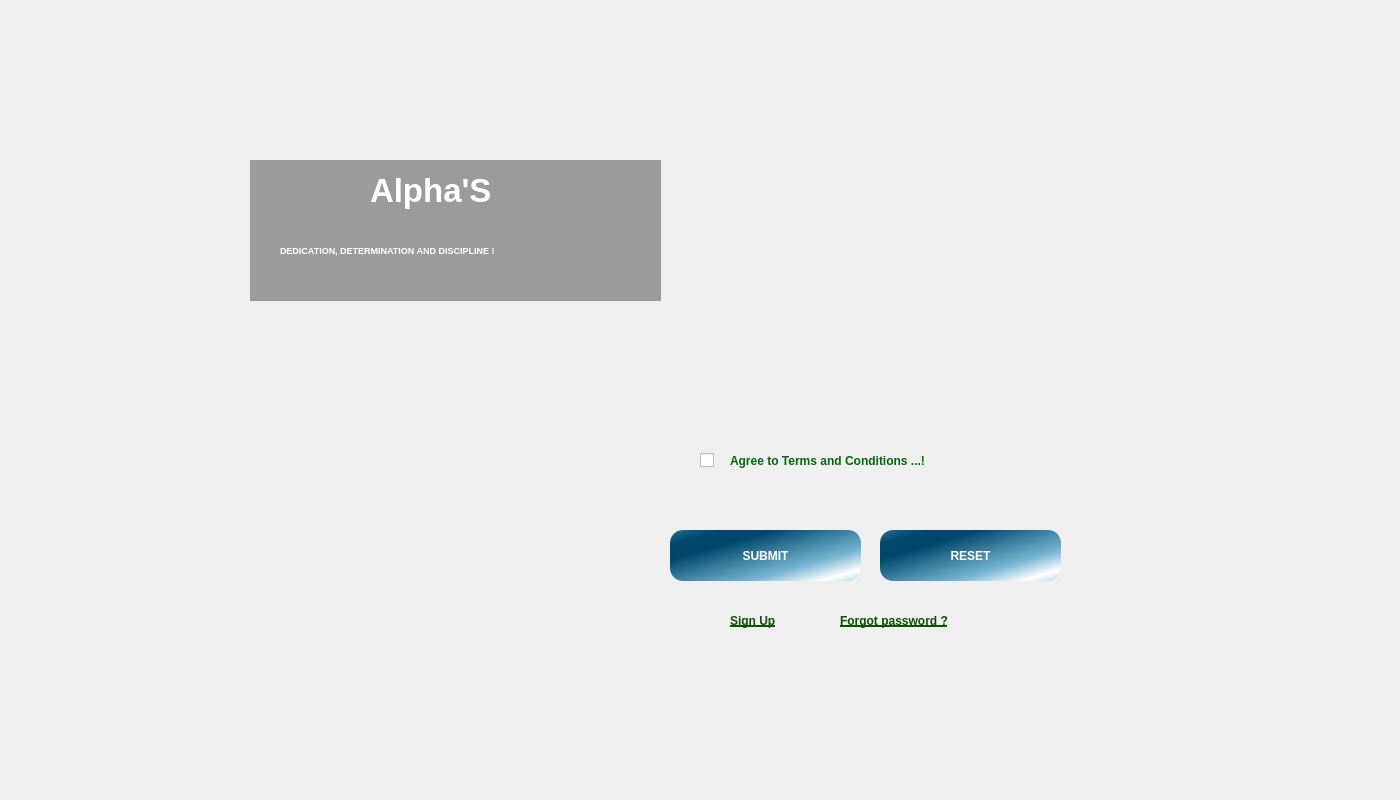
<?xml version="1.0" encoding="UTF-8"?>
<ui version="4.0">
 <class>signupDialog</class>
 <widget class="QDialog" name="signupDialog">
  <property name="geometry">
   <rect>
    <x>0</x>
    <y>0</y>
    <width>1400</width>
    <height>800</height>
   </rect>
  </property>
  <property name="windowTitle">
   <string>LOG-IN</string>
  </property>
  <property name="windowIcon">
   <iconset resource="imagesrc.qrc">
    <normaloff>:/image/batman.png</normaloff>:/image/batman.png</iconset>
  </property>
  <property name="styleSheet">
   <string notr="true">#signupDialog{
border-image: url(:/image/lo.PNG);
}</string>
  </property>
  <widget class="QLabel" name="label_8">
   <property name="geometry">
    <rect>
     <x>450</x>
     <y>720</y>
     <width>791</width>
     <height>71</height>
    </rect>
   </property>
   <property name="styleSheet">
    <string notr="true">QLabel{
	font: 75 12pt &quot;MS Shell Dlg 2&quot;;
   font:bold;
   color:white;
}</string>
   </property>
   <property name="text">
    <string/>
   </property>
  </widget>
  <widget class="QPushButton" name="pushButton_4">
   <property name="geometry">
    <rect>
     <x>50</x>
     <y>20</y>
     <width>71</width>
     <height>71</height>
    </rect>
   </property>
   <property name="cursor">
    <cursorShape>PointingHandCursor</cursorShape>
   </property>
   <property name="styleSheet">
    <string notr="true">border:2px solid transparent;</string>
   </property>
   <property name="text">
    <string/>
   </property>
  </widget>
  <widget class="QPushButton" name="pushButton_8">
   <property name="geometry">
    <rect>
     <x>910</x>
     <y>80</y>
     <width>141</width>
     <height>71</height>
    </rect>
   </property>
   <property name="cursor">
    <cursorShape>PointingHandCursor</cursorShape>
   </property>
   <property name="styleSheet">
    <string notr="true">border:2px solid transparent;</string>
   </property>
   <property name="text">
    <string/>
   </property>
  </widget>
  <widget class="QLineEdit" name="lineEdit_2">
   <property name="geometry">
    <rect>
     <x>700</x>
     <y>250</y>
     <width>341</width>
     <height>51</height>
    </rect>
   </property>
   <property name="styleSheet">
    <string notr="true">QLineEdit{
	border:2px solid transparent;
	font: 75 13pt &quot;Calibri&quot;;
font:bold;
background : transparent;
}</string>
   </property>
   <property name="text">
    <string/>
   </property>
  </widget>
  <widget class="QLabel" name="label_4">
   <property name="geometry">
    <rect>
     <x>730</x>
     <y>440</y>
     <width>311</width>
     <height>41</height>
    </rect>
   </property>
   <property name="styleSheet">
    <string notr="true">color:rgb(4, 103, 11);
font: 75 italic 8pt &quot;Arial&quot;;
font : bold;</string>
   </property>
   <property name="text">
    <string>Agree to Terms and Conditions ...!</string>
   </property>
  </widget>
  <widget class="QPushButton" name="pushButton_7">
   <property name="geometry">
    <rect>
     <x>720</x>
     <y>450</y>
     <width>331</width>
     <height>22</height>
    </rect>
   </property>
   <property name="cursor">
    <cursorShape>PointingHandCursor</cursorShape>
   </property>
   <property name="styleSheet">
    <string notr="true">border:2px solid transparent;</string>
   </property>
   <property name="text">
    <string/>
   </property>
  </widget>
  <widget class="QLineEdit" name="lineEdit">
   <property name="geometry">
    <rect>
     <x>700</x>
     <y>370</y>
     <width>291</width>
     <height>51</height>
    </rect>
   </property>
   <property name="cursor">
    <cursorShape>IBeamCursor</cursorShape>
   </property>
   <property name="styleSheet">
    <string notr="true">QLineEdit{
	background :transparent;
	font: 75 13pt &quot;Calibri&quot;;
font:bold;
border:2px solid transparent;
}</string>
   </property>
   <property name="text">
    <string/>
   </property>
   <property name="echoMode">
    <enum>QLineEdit::Password</enum>
   </property>
  </widget>
  <widget class="QPushButton" name="pushButton_3">
   <property name="geometry">
    <rect>
     <x>880</x>
     <y>530</y>
     <width>181</width>
     <height>51</height>
    </rect>
   </property>
   <property name="cursor">
    <cursorShape>PointingHandCursor</cursorShape>
   </property>
   <property name="styleSheet">
    <string notr="true">QPushButton{
border:none;
	border-bottom-color: rgb(255, 255, 255);
color:white;
	
	font: 14pt &quot;Arial&quot;;
font:bold;
border-radius : 13px;
	background-color: qlineargradient(spread:reflect, x1:0.213, y1:0.210409, x2:0.910112, y2:0.869, stop:0.106742 rgba(0, 72, 107, 255), stop:0.41573 rgba(61, 129, 162, 255), stop:0.719101 rgba(119, 180, 210, 255), stop:1 rgba(255, 255, 255, 255));
}
QPushButton:hover{
background-color: qlineargradient(spread:reflect, x1:0.213, y1:0.210409, x2:0.910112, y2:0.869, stop:0.106742 rgba(0, 72, 130, 220), stop:0.41573 rgba(61, 110, 180, 255), stop:0.719101 rgba(119, 200, 210, 255), stop:1 rgba(255, 215, 235, 225));
color:white;
border:none;
font:bold;
}</string>
   </property>
   <property name="text">
    <string>RESET</string>
   </property>
  </widget>
  <widget class="QPushButton" name="pushButton_2">
   <property name="geometry">
    <rect>
     <x>670</x>
     <y>530</y>
     <width>191</width>
     <height>51</height>
    </rect>
   </property>
   <property name="cursor">
    <cursorShape>PointingHandCursor</cursorShape>
   </property>
   <property name="styleSheet">
    <string notr="true">QPushButton{
border:none;
	border-bottom-color: rgb(255, 255, 255);
color:white;
	
	font: 14pt &quot;Arial&quot;;
font:bold;
border-radius : 13px;
	background-color: qlineargradient(spread:reflect, x1:0.213, y1:0.210409, x2:0.910112, y2:0.869, stop:0.106742 rgba(0, 72, 107, 255), stop:0.41573 rgba(61, 129, 162, 255), stop:0.719101 rgba(119, 180, 210, 255), stop:1 rgba(255, 255, 255, 255));
}
QPushButton:hover{
background-color: qlineargradient(spread:reflect, x1:0.213, y1:0.210409, x2:0.910112, y2:0.869, stop:0.106742 rgba(0, 72, 130, 220), stop:0.41573 rgba(61, 110, 180, 255), stop:0.719101 rgba(119, 200, 210, 255), stop:1 rgba(255, 215, 235, 225));
color:white;
border:none;
font:bold;
}</string>
   </property>
   <property name="text">
    <string>SUBMIT</string>
   </property>
  </widget>
  <widget class="QCheckBox" name="checkBox">
   <property name="geometry">
    <rect>
     <x>700</x>
     <y>440</y>
     <width>21</width>
     <height>41</height>
    </rect>
   </property>
   <property name="cursor">
    <cursorShape>PointingHandCursor</cursorShape>
   </property>
   <property name="styleSheet">
    <string notr="true"/>
   </property>
   <property name="text">
    <string/>
   </property>
  </widget>
  <widget class="QLabel" name="label">
   <property name="geometry">
    <rect>
     <x>240</x>
     <y>45</y>
     <width>431</width>
     <height>661</height>
    </rect>
   </property>
   <property name="styleSheet">
    <string notr="true">#label{
border-top-left-radius:100px;
border:12px solid transparent;
border-image: url(:/image/seas.jpg);
}</string>
   </property>
   <property name="text">
    <string/>
   </property>
  </widget>
  <widget class="QLabel" name="label_5">
   <property name="geometry">
    <rect>
     <x>840</x>
     <y>600</y>
     <width>191</width>
     <height>41</height>
    </rect>
   </property>
   <property name="styleSheet">
    <string notr="true">color:rgb(14, 81, 4);
font: 9pt &quot;MS Shell Dlg 2&quot;;
text-decoration: underline;
font : bold;</string>
   </property>
   <property name="text">
    <string>Forgot password ?</string>
   </property>
  </widget>
  <widget class="QLabel" name="label_6">
   <property name="geometry">
    <rect>
     <x>730</x>
     <y>600</y>
     <width>81</width>
     <height>41</height>
    </rect>
   </property>
   <property name="styleSheet">
    <string notr="true">color:rgb(14, 81, 4);
font: 9pt &quot;MS Shell Dlg 2&quot;;
text-decoration: underline;
font : bold;</string>
   </property>
   <property name="text">
    <string>Sign Up</string>
   </property>
  </widget>
  <widget class="QPushButton" name="pushButton">
   <property name="geometry">
    <rect>
     <x>720</x>
     <y>610</y>
     <width>91</width>
     <height>31</height>
    </rect>
   </property>
   <property name="cursor">
    <cursorShape>PointingHandCursor</cursorShape>
   </property>
   <property name="styleSheet">
    <string notr="true">border:none;
background-color:none;</string>
   </property>
   <property name="text">
    <string/>
   </property>
  </widget>
  <widget class="QPushButton" name="pushButton_9">
   <property name="geometry">
    <rect>
     <x>840</x>
     <y>610</y>
     <width>181</width>
     <height>31</height>
    </rect>
   </property>
   <property name="cursor">
    <cursorShape>PointingHandCursor</cursorShape>
   </property>
   <property name="styleSheet">
    <string notr="true">border:none;
background-color:none;</string>
   </property>
   <property name="text">
    <string/>
   </property>
  </widget>
  <widget class="QLabel" name="label_2">
   <property name="geometry">
    <rect>
     <x>990</x>
     <y>380</y>
     <width>61</width>
     <height>31</height>
    </rect>
   </property>
   <property name="styleSheet">
    <string notr="true">#label_2{
border:3px solid transparent;
border-image: url(:/image/eye.PNG);
}</string>
   </property>
   <property name="text">
    <string/>
   </property>
  </widget>
  <widget class="QPushButton" name="pushButton_6">
   <property name="geometry">
    <rect>
     <x>990</x>
     <y>380</y>
     <width>61</width>
     <height>31</height>
    </rect>
   </property>
   <property name="cursor">
    <cursorShape>PointingHandCursor</cursorShape>
   </property>
   <property name="styleSheet">
    <string notr="true">border:none;
background-color:none;</string>
   </property>
   <property name="text">
    <string/>
   </property>
  </widget>
  <widget class="QLabel" name="label_3">
   <property name="geometry">
    <rect>
     <x>250</x>
     <y>160</y>
     <width>411</width>
     <height>141</height>
    </rect>
   </property>
   <property name="styleSheet">
    <string notr="true">background-color:rgba(0,0,0,90);
border:5px solid transparent;
</string>
   </property>
   <property name="text">
    <string/>
   </property>
  </widget>
  <widget class="QLabel" name="label_7">
   <property name="geometry">
    <rect>
     <x>370</x>
     <y>160</y>
     <width>241</width>
     <height>61</height>
    </rect>
   </property>
   <property name="font">
    <font>
     <pointsize>25</pointsize>
     <weight>75</weight>
     <bold>true</bold>
    </font>
   </property>
   <property name="styleSheet">
    <string notr="true">color:white;</string>
   </property>
   <property name="text">
    <string>Alpha'S</string>
   </property>
  </widget>
  <widget class="QLabel" name="label_9">
   <property name="geometry">
    <rect>
     <x>280</x>
     <y>220</y>
     <width>371</width>
     <height>61</height>
    </rect>
   </property>
   <property name="font">
    <font>
     <pointsize>7</pointsize>
     <weight>75</weight>
     <bold>true</bold>
    </font>
   </property>
   <property name="styleSheet">
    <string notr="true">color:white;</string>
   </property>
   <property name="text">
    <string>DEDICATION, DETERMINATION AND DISCIPLINE !</string>
   </property>
  </widget>
 </widget>
 <resources>
  <include location="imagesrc.qrc"/>
 </resources>
 <connections/>
</ui>
